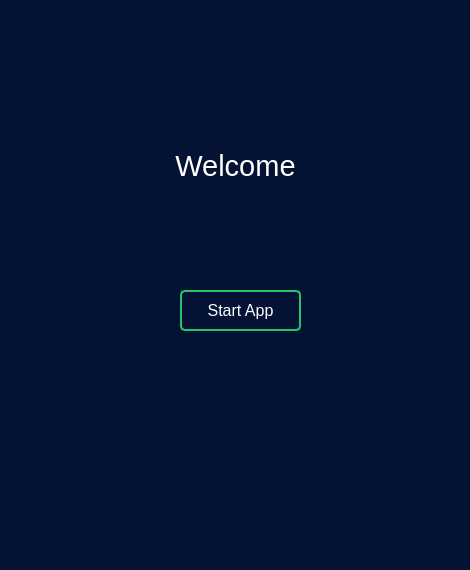
<?xml version="1.0" encoding="UTF-8"?>
<ui version="4.0">
 <class>Login</class>
 <widget class="QMainWindow" name="Login">
  <property name="geometry">
   <rect>
    <x>0</x>
    <y>0</y>
    <width>470</width>
    <height>570</height>
   </rect>
  </property>
  <property name="windowTitle">
   <string>Login</string>
  </property>
  <property name="autoFillBackground">
   <bool>false</bool>
  </property>
  <property name="styleSheet">
   <string notr="true">background-color: rgb(4, 19, 52);
</string>
  </property>
  <property name="tabShape">
   <enum>QTabWidget::Triangular</enum>
  </property>
  <widget class="QWidget" name="centralwidget">
   <widget class="QLabel" name="label">
    <property name="geometry">
     <rect>
      <x>10</x>
      <y>140</y>
      <width>451</width>
      <height>51</height>
     </rect>
    </property>
    <property name="font">
     <font>
      <family>MS Shell Dlg 2</family>
      <pointsize>22</pointsize>
     </font>
    </property>
    <property name="styleSheet">
     <string notr="true">color : rgb(255, 255, 255)</string>
    </property>
    <property name="text">
     <string>Welcome</string>
    </property>
    <property name="alignment">
     <set>Qt::AlignCenter</set>
    </property>
   </widget>
   <widget class="Line" name="line">
    <property name="geometry">
     <rect>
      <x>-10</x>
      <y>190</y>
      <width>531</width>
      <height>41</height>
     </rect>
    </property>
    <property name="orientation">
     <enum>Qt::Horizontal</enum>
    </property>
   </widget>
   <widget class="QPushButton" name="submit_btn">
    <property name="geometry">
     <rect>
      <x>180</x>
      <y>290</y>
      <width>121</width>
      <height>41</height>
     </rect>
    </property>
    <property name="font">
     <font>
      <family>MS Shell Dlg 2</family>
      <pointsize>12</pointsize>
      <weight>50</weight>
      <bold>false</bold>
     </font>
    </property>
    <property name="cursor">
     <cursorShape>PointingHandCursor</cursorShape>
    </property>
    <property name="styleSheet">
     <string notr="true">QPushButton#submit_btn {
    background-color: none;
    border: 1.5px solid rgb(36,199,103) ;
	border-radius: 5px;
    color: white;
}

QPushButton#submit_btn:hover {
    background-color: rgb(36,199,103);
	color: rgb(54, 54, 54)
    
}</string>
    </property>
    <property name="text">
     <string>Start App</string>
    </property>
    <property name="flat">
     <bool>true</bool>
    </property>
   </widget>
   <widget class="QLabel" name="login_info">
    <property name="geometry">
     <rect>
      <x>110</x>
      <y>390</y>
      <width>251</width>
      <height>31</height>
     </rect>
    </property>
    <property name="font">
     <font>
      <family>Product Sans</family>
      <pointsize>10</pointsize>
     </font>
    </property>
    <property name="styleSheet">
     <string notr="true">color:rgb(236,77,82); text-align:center;</string>
    </property>
    <property name="text">
     <string/>
    </property>
    <property name="alignment">
     <set>Qt::AlignCenter</set>
    </property>
   </widget>
  </widget>
 </widget>
 <resources/>
 <connections/>
</ui>
